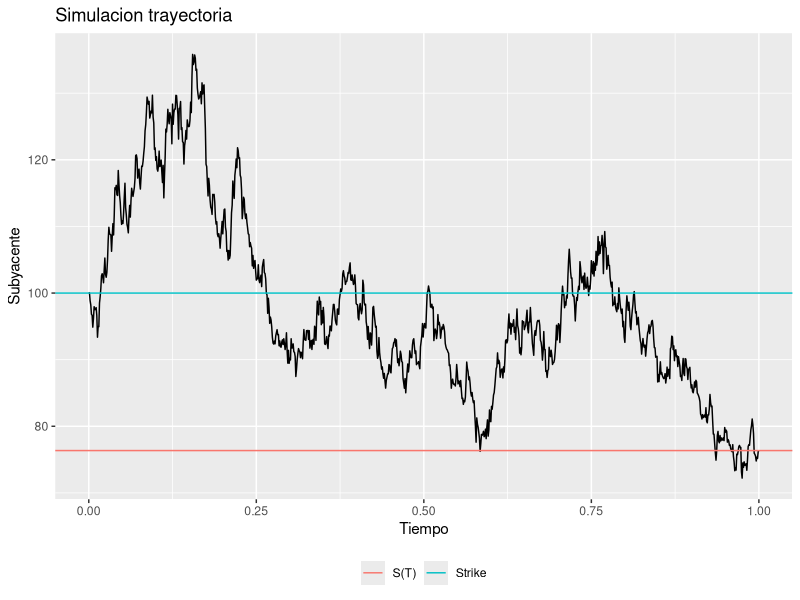
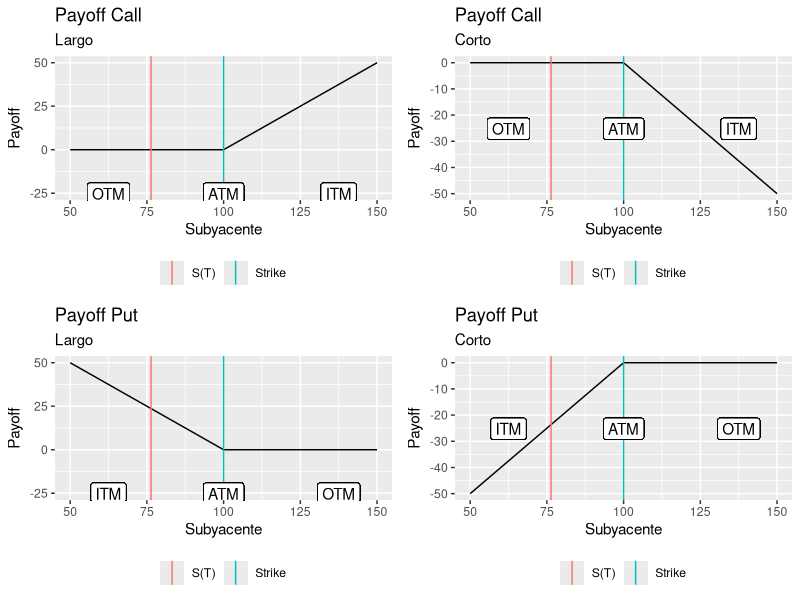

R code for these plots, in order:
## ---- chunk 1
knitr::opts_chunk$set(comment = NA,warning = FALSE,echo=FALSE)
## ---- chunk 2
###### Paqueterias y Funciones
library(ggplot2)
library(tidyr)
library(dplyr)
library(ggpubr)
## ---- chunk 3
######## Simulacion Trayectoria ########

# Simulacion de movimiento browniano
brown_geom <- function(n,t,s0,mu,sigma){
  z <- rnorm(n)
  z <- sqrt(t/n)*z
  w <- c(0,cumsum(z))
  t <- seq(0,t,by=t/n)
  s <- s0*exp(mu*t+sigma*w)
  return(s)
}

n <- 1000
t <- seq(0,1,1/n)
s0 <- 100
mu <- -.05
sigma <- .5
k <- 100
set.seed(456789)

Simulacion <- data.frame(Tiempo=t,Subyacente=brown_geom(n,1,s0,mu,sigma))
S <- Simulacion$Subyacente[nrow(Simulacion)]
ggplot(Simulacion,aes(x=Tiempo,y=Subyacente)) +
  geom_line() +
  labs(title="Simulacion trayectoria") +
  geom_hline(aes(yintercept = k,color="Strike")) +
  geom_hline(aes(yintercept = S,color="S(T)")) +
  theme(legend.title = element_blank(),legend.position = "bottom")

## ---- chunk 4
######## Payoffs Opciones Vanilla ########

s <- c(k-1:round(k/2),k,k+1:round(k/2))

# Call largo
X <- pmax(s-k,0)
Grafica <- data.frame(Subyacente=s,Payoff=X)
p1 <- ggplot(Grafica,aes(x=Subyacente,y=Payoff)) +
  geom_line() +
  labs(title="Payoff Call",subtitle = "Largo") +
  geom_vline(aes(xintercept = k,color="Strike")) +
  geom_vline(aes(xintercept = S,color="S(T)")) +
  geom_label(aes(x = k, y = mean(X)*2, label = "ATM")) +
  geom_label(aes(x = max(s)-(max(s)-k)/4, y = mean(X)*2, label = "ITM")) +
  geom_label(aes(x = min(s)+(k-min(s))/4, y = mean(X)*2, label = "OTM")) +
  theme(legend.title = element_blank(),legend.position = "bottom")

# Call corto
X <- -pmax(s-k,0)
Grafica <- data.frame(Subyacente=s,Payoff=X)
p2 <- ggplot(Grafica,aes(x=Subyacente,y=Payoff)) +
  geom_line() +
  labs(title="Payoff Call",subtitle = "Corto") +
  geom_vline(aes(xintercept = k,color="Strike")) +
  geom_vline(aes(xintercept = S,color="S(T)")) +
  geom_label(aes(x = k, y = mean(X)*2, label = "ATM")) +
  geom_label(aes(x = max(s)-(max(s)-k)/4, y = mean(X)*2, label = "ITM")) +
  geom_label(aes(x = min(s)+(k-min(s))/4, y = mean(X)*2, label = "OTM")) +
  theme(legend.title = element_blank(),legend.position = "bottom")

# Put largo
X <- pmax(k-s,0)
Grafica <- data.frame(Subyacente=s,Payoff=X)
p3 <- ggplot(Grafica,aes(x=Subyacente,y=Payoff)) +
  geom_line() +
  labs(title="Payoff Put",subtitle = "Largo") +
  geom_vline(aes(xintercept = k,color="Strike")) +
  geom_vline(aes(xintercept = S,color="S(T)")) +
  geom_label(aes(x = k, y = mean(X)*2, label = "ATM")) +
  geom_label(aes(x = max(s)-(max(s)-k)/4, y = mean(X)*2, label = "OTM")) +
  geom_label(aes(x = min(s)+(k-min(s))/4, y = mean(X)*2, label = "ITM")) +
  theme(legend.title = element_blank(),legend.position = "bottom")

# Put corto
X <- -pmax(k-s,0)
Grafica <- data.frame(Subyacente=s,Payoff=X)
p4 <- ggplot(Grafica,aes(x=Subyacente,y=Payoff)) +
  geom_line() +
  labs(title="Payoff Put",subtitle = "Corto") +
  geom_vline(aes(xintercept = k,color="Strike")) +
  geom_vline(aes(xintercept = S,color="S(T)")) +
  geom_label(aes(x = k, y = mean(X)*2, label = "ATM")) +
  geom_label(aes(x = max(s)-(max(s)-k)/4, y = mean(X)*2, label = "OTM")) +
  geom_label(aes(x = min(s)+(k-min(s))/4, y = mean(X)*2, label = "ITM")) +
  theme(legend.title = element_blank(),legend.position = "bottom")

ggarrange(p1,p2,p3,p4,ncol = 2,nrow = 2)
